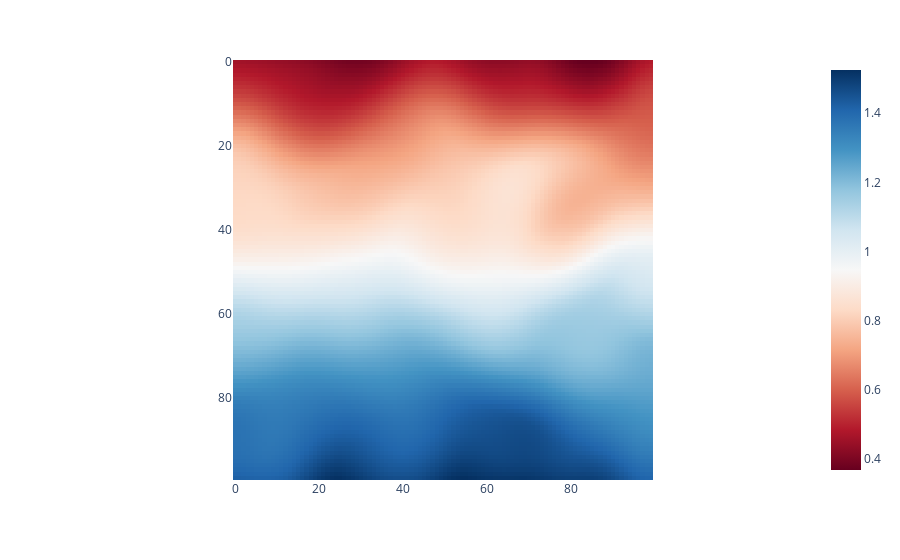

Notebook code cell kept with this figure:
### Markdown cell above
The `src.read(1)` function call reads the raster data as a numpy array. The `metadata` variable contains metadata information such as the raster's spatial reference system, data type, and geotransform. You can use this metadata for various purposes, such as georeferencing and understanding the properties of the raster map.

### Plot the DEM

### Code cell
fig = px.imshow(dem,color_continuous_scale='rdbu')
fig.show()

### Figure 1 — Plotly figure (JSON) as saved in the notebook; plotly's stock layout.template omitted (floating-point values rounded to 4 significant figures; data arrays with more than 128 entries replaced by an {"elided": "..."} marker saying what was removed)
{"data": [{"coloraxis": "coloraxis", "hovertemplate": "x: %{x}<br>y: %{y}<br>color: %{z}<extra></extra>", "name": "0", "type": "heatmap", "xaxis": "x", "yaxis": "y", "z": {"elided": "100x100 float values"}}], "layout": {"coloraxis": {"colorscale": [[0, "rgb(103,0,31)"], [0.1, "rgb(178,24,43)"], [0.2, "rgb(214,96,77)"], [0.3, "rgb(244,165,130)"], [0.4, "rgb(253,219,199)"], [0.5, "rgb(247,247,247)"], [0.6, "rgb(209,229,240)"], [0.7, "rgb(146,197,222)"], [0.8, "rgb(67,147,195)"], [0.9, "rgb(33,102,172)"], [1, "rgb(5,48,97)"]]}, "margin": {"t": 60}, "xaxis": {"anchor": "y", "constrain": "domain", "domain": [0, 1], "scaleanchor": "y"}, "yaxis": {"anchor": "x", "autorange": "reversed", "constrain": "domain", "domain": [0, 1]}}}
